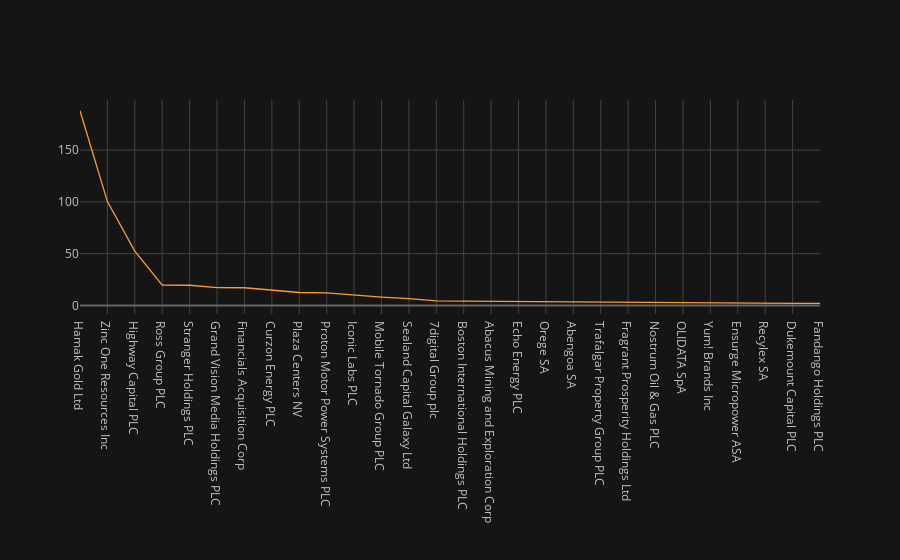

Here is the notebook cell this chart was saved with:
### Markdown cell above
#### Get Equities by Debt Ratio

### Code cell
equities = lse_equities.query("DebtToAssets >= 2")
plot_and_display(equities, "DebtToAssets")

### Figure 1 — Plotly figure (JSON) as saved in the notebook; plotly's stock layout.template omitted (floating-point values rounded to 4 significant figures)
{"data": [{"line": {"color": "rgba(255, 153, 51, 1.0)", "dash": "solid", "shape": "linear", "width": 1.3}, "mode": "lines", "name": "DebtToAssets", "text": "", "type": "scatter", "x": ["Hamak Gold Ltd", "Zinc One Resources Inc", "Highway Capital PLC", "Ross Group PLC", "Stranger Holdings PLC", "Grand Vision Media Holdings PLC", "Financials Acquisition Corp", "Curzon Energy PLC", "Plaza Centers NV", "Proton Motor Power Systems PLC", "Iconic Labs PLC", "Mobile Tornado Group PLC", "Sealand Capital Galaxy Ltd", "7digital Group plc", "Boston International Holdings PLC", "Abacus Mining and Exploration Corp", "Echo Energy PLC", "Orege SA", "Abengoa SA", "Trafalgar Property Group PLC", "Fragrant Prosperity Holdings Ltd", "Nostrum Oil & Gas PLC", "Nostrum Oil & Gas PLC", "OLIDATA SpA", "Yum! Brands Inc", "Ensurge Micropower ASA", "Ensurge Micropower ASA", "Recylex SA", "Dukemount Capital PLC", "Fandango Holdings PLC"], "y": [188.0, 100.2, 52.45, 19.55, 19.46, 17.18, 17.01, 14.88, 12.42, 11.99, 9.629, 7.955, 6.468, 4.373, 4.037, 3.856, 3.411, 3.377, 2.845, 2.826, 2.459, 2.456, 2.456, 2.427, 2.403, 2.195, 2.195, 2.082, 2.028, 2.013]}], "layout": {"autosize": true, "legend": {"bgcolor": "#151516", "font": {"color": "#D9D9D9"}}, "paper_bgcolor": "#151516", "plot_bgcolor": "#151516", "title": {"font": {"color": "#D9D9D9"}}, "xaxis": {"autorange": true, "gridcolor": "#434343", "range": [0, 27], "showgrid": true, "tickfont": {"color": "#C2C2C2"}, "title": {"font": {"color": "#D9D9D9"}, "text": ""}, "type": "category", "zerolinecolor": "#666570"}, "yaxis": {"autorange": true, "gridcolor": "#434343", "range": [-8.322, 198.4], "showgrid": true, "tickfont": {"color": "#C2C2C2"}, "title": {"font": {"color": "#D9D9D9"}, "text": ""}, "type": "linear", "zerolinecolor": "#666570"}}}
